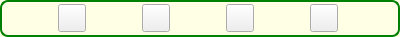
<?xml version="1.0" encoding="UTF-8"?>
<ui version="4.0">
 <class>FileActionBarWidgetClass</class>
 <widget class="QFrame" name="FileActionBarWidgetClass">
  <property name="geometry">
   <rect>
    <x>0</x>
    <y>0</y>
    <width>400</width>
    <height>37</height>
   </rect>
  </property>
  <property name="sizePolicy">
   <sizepolicy hsizetype="Expanding" vsizetype="Preferred">
    <horstretch>0</horstretch>
    <verstretch>28</verstretch>
   </sizepolicy>
  </property>
  <property name="minimumSize">
   <size>
    <width>0</width>
    <height>32</height>
   </size>
  </property>
  <property name="windowTitle">
   <string>Form</string>
  </property>
  <property name="styleSheet">
   <string notr="true">#FileActionBarWidgetClass
{   
color: black;
background-color: rgb(255,255,230);
border: 2px solid green;
border-radius: 8px; 
}</string>
  </property>
  <layout class="QHBoxLayout" name="horizontalLayout">
   <property name="spacing">
    <number>0</number>
   </property>
   <property name="margin">
    <number>0</number>
   </property>
   <item>
    <widget class="VxPushButton" name="m_PlayFileButton">
     <property name="minimumSize">
      <size>
       <width>28</width>
       <height>28</height>
      </size>
     </property>
     <property name="maximumSize">
      <size>
       <width>28</width>
       <height>28</height>
      </size>
     </property>
     <property name="text">
      <string/>
     </property>
     <property name="iconSize">
      <size>
       <width>28</width>
       <height>28</height>
      </size>
     </property>
    </widget>
   </item>
   <item>
    <widget class="VxPushButton" name="m_FileInLibraryButton">
     <property name="minimumSize">
      <size>
       <width>28</width>
       <height>28</height>
      </size>
     </property>
     <property name="maximumSize">
      <size>
       <width>28</width>
       <height>28</height>
      </size>
     </property>
     <property name="text">
      <string/>
     </property>
     <property name="iconSize">
      <size>
       <width>28</width>
       <height>28</height>
      </size>
     </property>
    </widget>
   </item>
   <item>
    <widget class="VxPushButton" name="m_FileShareButton">
     <property name="minimumSize">
      <size>
       <width>28</width>
       <height>28</height>
      </size>
     </property>
     <property name="maximumSize">
      <size>
       <width>28</width>
       <height>28</height>
      </size>
     </property>
     <property name="text">
      <string/>
     </property>
     <property name="iconSize">
      <size>
       <width>28</width>
       <height>28</height>
      </size>
     </property>
    </widget>
   </item>
   <item>
    <widget class="VxPushButton" name="m_ShredFileButton">
     <property name="minimumSize">
      <size>
       <width>28</width>
       <height>28</height>
      </size>
     </property>
     <property name="maximumSize">
      <size>
       <width>28</width>
       <height>28</height>
      </size>
     </property>
     <property name="text">
      <string/>
     </property>
     <property name="iconSize">
      <size>
       <width>28</width>
       <height>28</height>
      </size>
     </property>
    </widget>
   </item>
  </layout>
 </widget>
 <customwidgets>
  <customwidget>
   <class>VxPushButton</class>
   <extends>QPushButton</extends>
   <header>VxPushButton.h</header>
  </customwidget>
 </customwidgets>
 <resources/>
 <connections/>
</ui>
